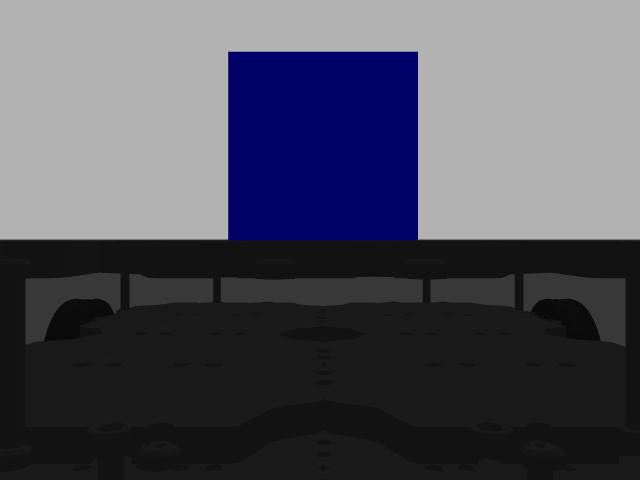
%> input picture 1. TurtleBot Code/Jieun/IBVS/target_image.jpg, 640 x 480 px
$ octave find_corners_blue.m   (GNU Octave 9; MATLAB toolbox functions it lacks are replaced by stand-ins)
%> lines starting %> are read from the running program, lines starting %| are printed output that depends on the picture; in (x1, y1, x2, y2) boxes, pixels count from 0 and x2, y2 are one past the last pixel; in counts of white or black regions, pixels touching at a corner belong together; the program's own positions count from 1
%% Resources
% https://au.mathworks.com/help/supportpkg/raspberrypiio/ref/track-a-green-ball.html
% https://au.mathworks.com/help/images/boundary-tracing-in-images.html
% https://au.mathworks.com/help/images/ref/bwboundaries.html
clear all;
close all;

%% Extract color components
img = imread('target_image.jpg');
%> img is the input picture: size 480x640x3 uint8; mean R, G, B 81.7, 81.6, 93.5
image(img);
r = img(:,:,1);
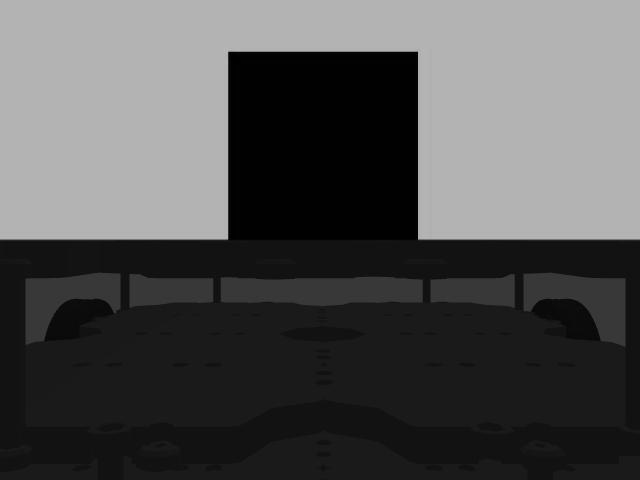
%> r: size 480x640 uint8; min 0, max 191, mean 81.7
g = img(:,:,2);
b = img(:,:,3);
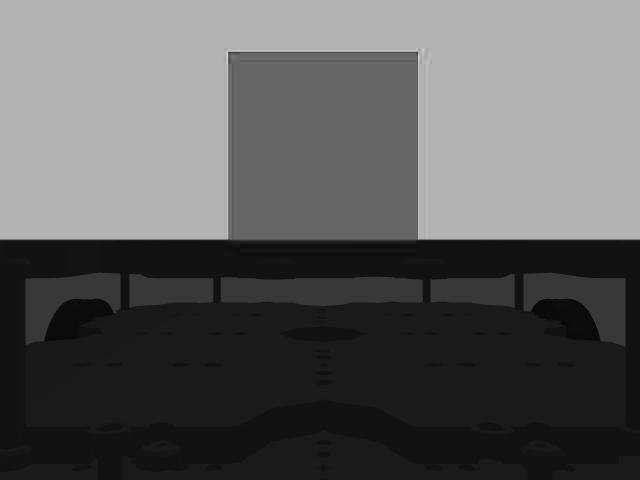
%> b: size 480x640 uint8; min 3, max 216, mean 93.5

%% Calculate blue
justBlue = b - r/2 - g/2;

%% Threshold the blue image
image(justBlue);
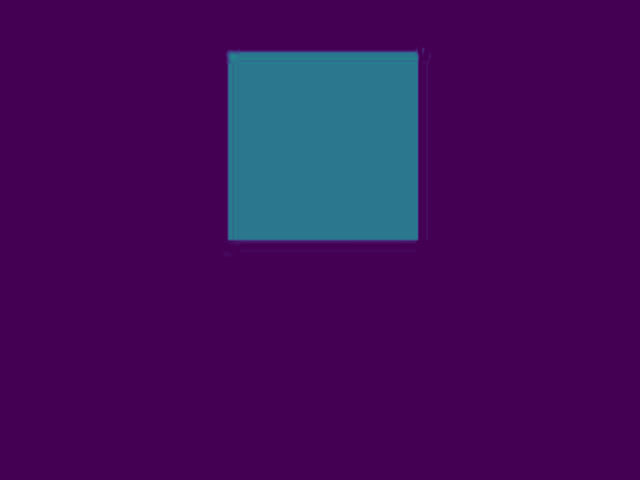
%> displayed picture: size 480x640x3, on the screen's scale of 0 to 255; mean R, G, B 65, 14.8, 90.9

%% Find center
[x, y] = find(justBlue);
%> x = 39130 values from 48 to 257; y = 39130 values from 224 to 433
if ~isempty(x) && ~isempty(y)
    xm = round(mean(x));
%> xm = 149
    ym = round(mean(y));
%> ym = 326
    xx = max(1, xm-3):min(xm+3, size(justBlue, 1));
%> xx = [146 147 148 149 150 151 152]
    yy = max(1, ym-3):min(ym+3, size(justBlue, 2));
%> yy = [323 324 325 326 327 328 329]
    bwbw = zeros(size(justBlue), 'uint8');
    bwbw(xx, yy) = 255;
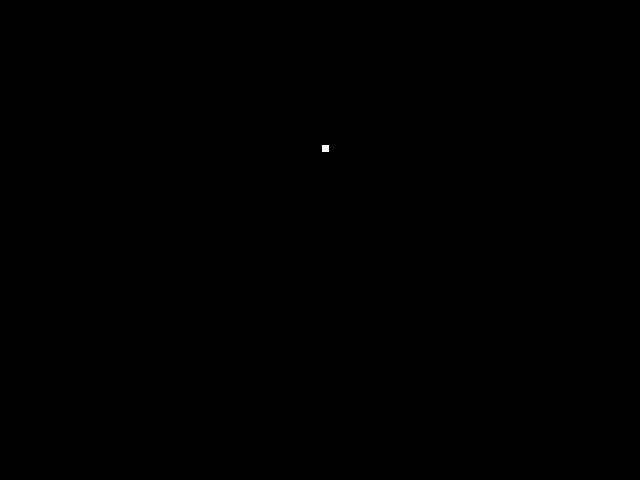
%> bwbw: size 480x640 uint8; 0.02% white; 1 white region, box (x1, y1, x2, y2) and area: (322, 145, 329, 152) 49
    imgWithRedDot = img; % Create a copy of the original image
    imgWithRedDot(xx, yy, 1) = imgWithRedDot(xx, yy, 1) + bwbw(xx, yy);
%> imgWithRedDot: size 480x640x3 uint8; 0.02% of pixels changed, all inside (x1, y1, x2, y2) = (322, 145, 329, 152)
    image(imgWithRedDot);
end

%% Find boundaries of the blue marker
bw = justBlue > 40; % Anything greater than this
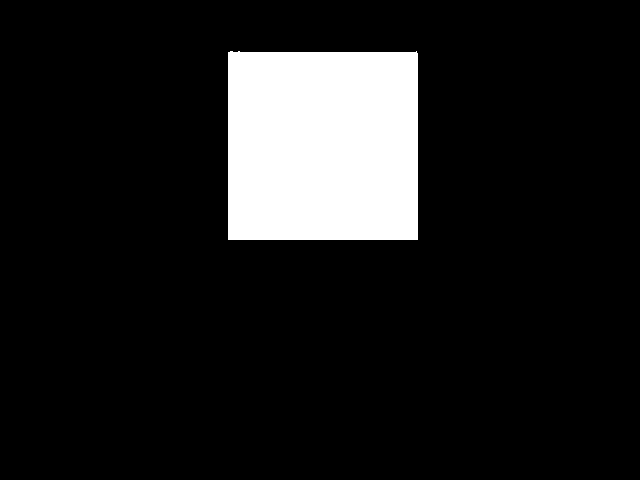
%> bw: size 480x640 logical; 11.6% white; 1 white region, box (x1, y1, x2, y2) and area: (228, 51, 418, 240) 35725
% bwboundaires function returns exterior boundaires of white regions
% cell array type with each cell containing a set of pixel coordinates that
% form a single boundary
boundaries = bwboundaries(bw);
%> boundaries = 1 boundary; box (x1, y1, x2, y2) and points: (228, 51, 418, 240) 753
% Find largest boundary (remove noise/other boundaires to detect blue
% boundary only
largestBoundary = 0;
for k = 1:length(boundaries)
    % get size using number of elements for the boundaries
    currentSize = numel(boundaries{k});
    if currentSize > largestBoundary
        % Update largest
        largestBoundary = currentSize;
    end
end
%> this loop made 1 pass
%> (currentSize, largestBoundary) on pass 1: (1506, 1506)

% Extract the largest boundary
boundary = [];
for k = 1:length(boundaries)
    if numel(boundaries{k}) == largestBoundary
        boundary = boundaries{k};
        break;
    end
end
%> this loop made 1 pass
%> after the loop, boundary = 753 rows, first 12: [53 229; 53 230; 52 231; 52 232; 52 233; 53 234; 53 235; 53 236; 53 237; 53 238; 52 239; 52 240]

xMin = min(boundary(:,2));
%> xMin = 229
xMax = max(boundary(:,2));
%> xMax = 418
yMin = min(boundary(:,1));
%> yMin = 52
yMax = max(boundary(:,1));
%> yMax = 240

corners = [xMin, yMin;    % Top-left
           xMin, yMax;    % Bottom-left
           xMax, yMin;    % Top-right
           xMax, yMax];   % Bottom-right    % I followed the same order as Visual Servoing tutorial for easier implementation
%> corners = [229 52; 229 240; 418 52; 418 240]

%% Plotting the corners with red
imgWithRedCorners = imgWithRedDot;
for i = 1:4
    x = corners(i, 1);
    y = corners(i, 2);
    xx = max(1, x-3):min(x+3, size(justBlue, 2));
    yy = max(1, y-3):min(y+3, size(justBlue, 1));
    imgWithRedCorners(yy, xx, 1) = 255;
end
%> this loop made 4 passes
%> (x, y, xx, yy) on passes 1 to 4: (229, 52, [226 227 228 229 230 231 232], [49 50 51 52 53 54 55]), (229, 240, [226 227 228 229 230 231 232], [237 238 239 240 241 242 243]), (418, 52, [415 416 417 418 419 420 421], [49 50 51 52 53 54 55]), (418, 240, [415 416 417 418 419 420 421], [237 238 239 240 241 242 243])
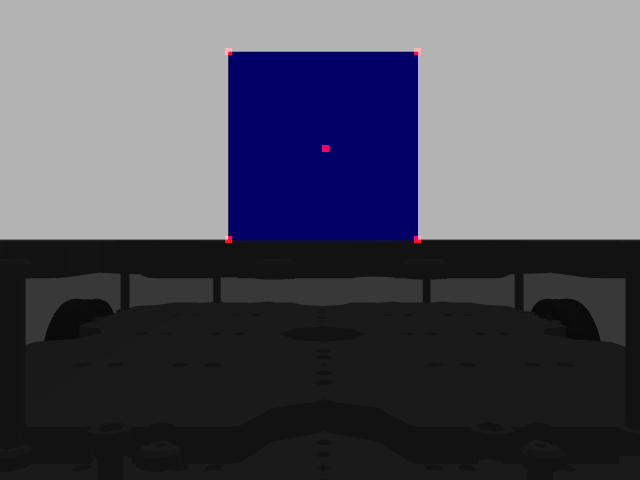
%> imgWithRedCorners: size 480x640x3 uint8; mean R, G, B 81.9, 81.6, 93.5

% Display the result with the red center dot and red corners
image(imgWithRedCorners);

% Create a scatter plot of the corners
figure;
scatter(corners(:,1), corners(:,2), 'ro'); % Plot corners as red circles
xlim([0, 640]); % Set x-axis limits
ylim([0, 480]); % Set y-axis limits
xlabel('X Coordinate');
ylabel('Y Coordinate');
title('Corner Visualisation');
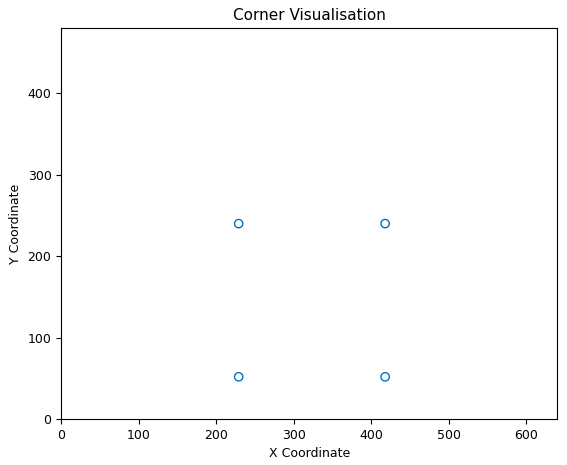
%> figure redrawn from the program's plot data
% testing to see values with grid on
% grid on;

$ run again, with 1. TurtleBot Code/Jieun/IBVS/cameraPosTest.jpg copied over 1. TurtleBot Code/Jieun/IBVS/target_image.jpg
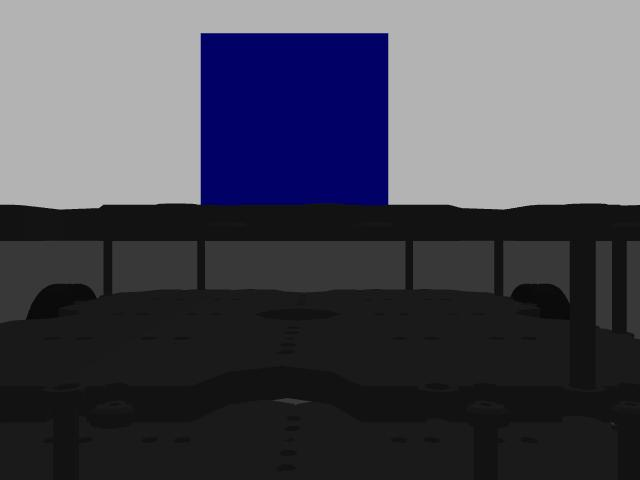
%> input picture 1. TurtleBot Code/Jieun/IBVS/cameraPosTest.jpg, 640 x 480 px
%> img is the input picture: size 480x640x3 uint8; mean R, G, B 74.1, 74, 84.7
%> `[x, y] = find(justBlue);`: x = 35058 values from 32 to 209; y = 35058 values from 192 to 401
%> xm = 120
%> ym = 295
%> `xx = max(1, xm-3):min(xm+3, size(justBlue, 1));`: xx = [117 118 119 120 121 122 123]
%> `yy = max(1, ym-3):min(ym+3, size(justBlue, 2));`: yy = [292 293 294 295 296 297 298]
%> bwbw: size 480x640 uint8; 0.02% white; 1 white region, box (x1, y1, x2, y2) and area: (291, 116, 298, 123) 49
%> imgWithRedDot: size 480x640x3 uint8; 0.02% of pixels changed, all inside (x1, y1, x2, y2) = (291, 116, 298, 123)
%> `bw = justBlue > 40;`:
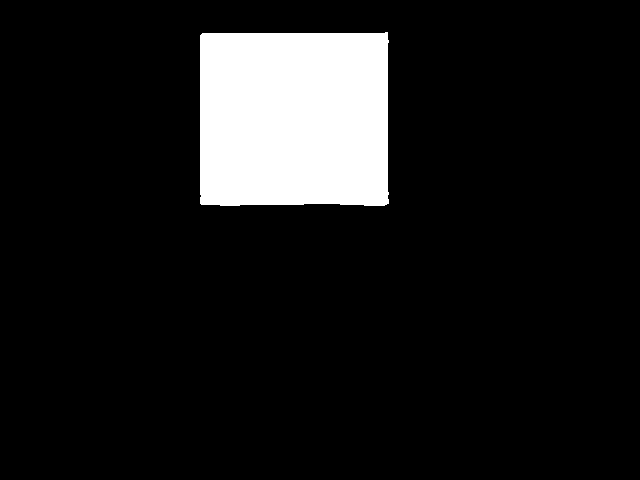
%> bw: size 480x640 logical; 10.5% white; 1 white region, box (x1, y1, x2, y2) and area: (200, 32, 389, 206) 32348
%> boundaries = 1 boundary; box (x1, y1, x2, y2) and points: (200, 32, 389, 206) 715
%> the loop `for k = 1:length(boundaries)` made 1 pass
%> (currentSize, largestBoundary) on pass 1: (1430, 1430)
%> the loop `for k = 1:length(boundaries)` made 1 pass
%> after the loop `for k = 1:length(boundaries)`: boundary = 715 rows, first 12: [36 201; 35 202; 34 203; 34 204; 34 205; 34 206; 34 207; 34 208; 34 209; 34 210; 34 211; 34 212]
%> xMin = 201
%> xMax = 389
%> yMin = 33
%> yMax = 206
%> corners = [201 33; 201 206; 389 33; 389 206]
%> the loop `for i = 1:4` made 4 passes
%> (x, y, xx, yy) on passes 1 to 4: (201, 33, [198 199 200 201 202 203 204], [30 31 32 33 34 35 36]), (201, 206, [198 199 200 201 202 203 204], [203 204 205 206 207 208 209]), (389, 33, [386 387 388 389 390 391 392], [30 31 32 33 34 35 36]), (389, 206, [386 387 388 389 390 391 392], [203 204 205 206 207 208 209])
%> after the loop `for i = 1:4`:
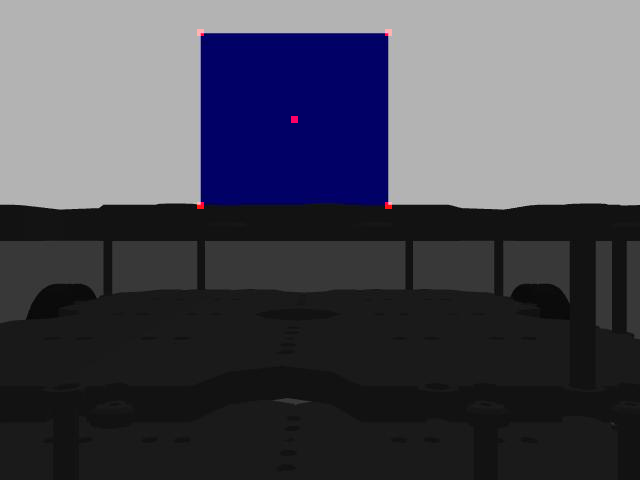
%> imgWithRedCorners: size 480x640x3 uint8; mean R, G, B 74.2, 74, 84.7

$ run again, with 1. TurtleBot Code/Jieun/IBVS/target_res.jpg copied over 1. TurtleBot Code/Jieun/IBVS/target_image.jpg
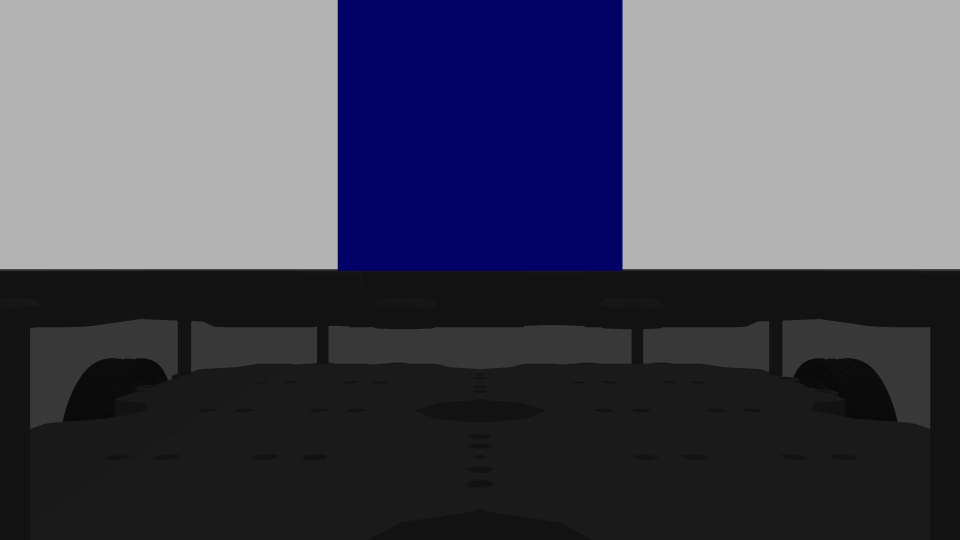
%> input picture 1. TurtleBot Code/Jieun/IBVS/target_res.jpg, 1920 x 1080 px (shown at 1/2 size)
%> img is the input picture: size 1080x1920x3 uint8; mean R, G, B 76.8, 76.6, 91.8
%> `image(justBlue);`:
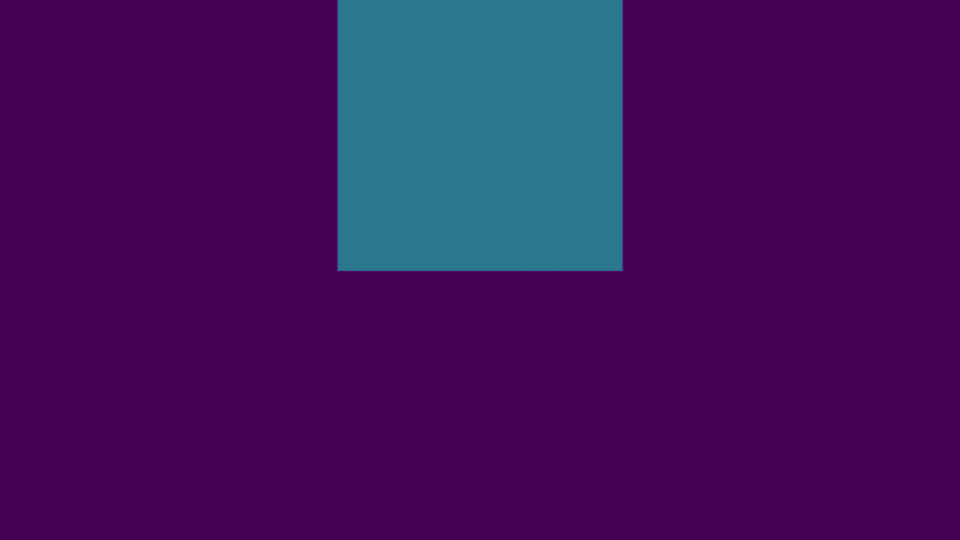
%> displayed picture: size 1080x1920x3, on the screen's scale of 0 to 255 (shown at 1/2 size); mean R, G, B 64.2, 18.6, 92.7
%> `[x, y] = find(justBlue);`: x = 312146 values from 1 to 545; y = 312146 values from 672 to 1249
%> xm = 272
%> ym = 960
%> `xx = max(1, xm-3):min(xm+3, size(justBlue, 1));`: xx = [269 270 271 272 273 274 275]
%> `yy = max(1, ym-3):min(ym+3, size(justBlue, 2));`: yy = [957 958 959 960 961 962 963]
%> bwbw: size 1080x1920 uint8; 0% white; 1 white region, box (x1, y1, x2, y2) and area: (956, 268, 963, 275) 49
%> imgWithRedDot: size 1080x1920x3 uint8; under 0.01% of pixels changed, all inside (x1, y1, x2, y2) = (956, 268, 963, 275)
%> `bw = justBlue > 40;`:
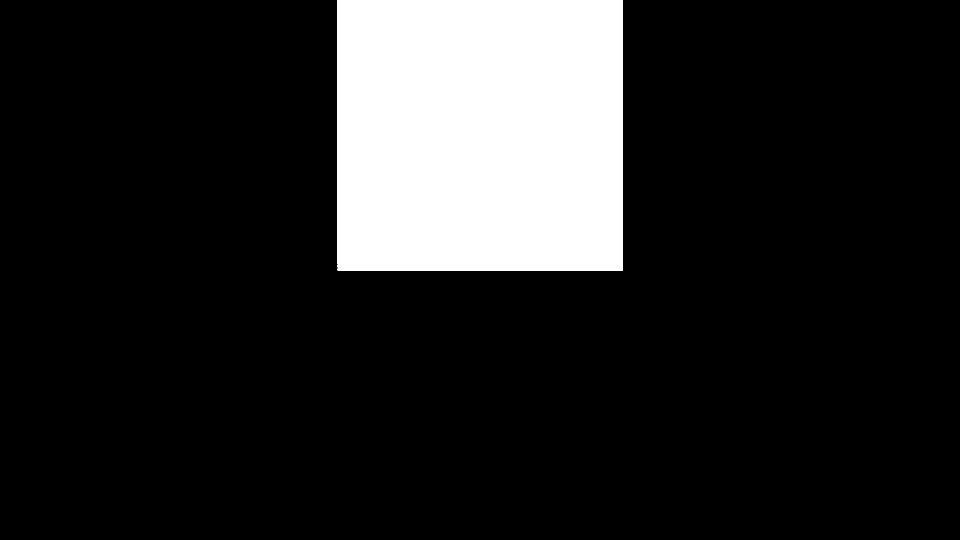
%> bw: size 1080x1920 logical (shown at 1/2 size); 14.9% white; 1 white region, box (x1, y1, x2, y2) and area: (675, 0, 1246, 542) 309466
%> boundaries = 1 boundary; box (x1, y1, x2, y2) and points: (675, 0, 1246, 542) 2221
%> the loop `for k = 1:length(boundaries)` made 1 pass
%> (currentSize, largestBoundary) on pass 1: (4442, 4442)
%> the loop `for k = 1:length(boundaries)` made 1 pass
%> after the loop `for k = 1:length(boundaries)`: boundary = 2221 rows, first 12: [1 676; 1 677; 1 678; 1 679; 1 680; 1 681; 1 682; 1 683; 1 684; 1 685; 1 686; 1 687]
%> xMin = 676
%> xMax = 1246
%> yMin = 1
%> yMax = 542
%> corners = [676 1; 676 542; 1246 1; 1246 542]
%> the loop `for i = 1:4` made 4 passes
%> (x, y, xx, yy) on passes 1 to 4: (676, 1, [673 674 675 676 677 678 679], [1 2 3 4]), (676, 542, [673 674 675 676 677 678 679], [539 540 541 542 543 544 545]), (1246, 1, [1243 1244 1245 1246 1247 1248 1249], [1 2 3 4]), (1246, 542, [1243 1244 1245 1246 1247 1248 1249], [539 540 541 542 543 544 545])
